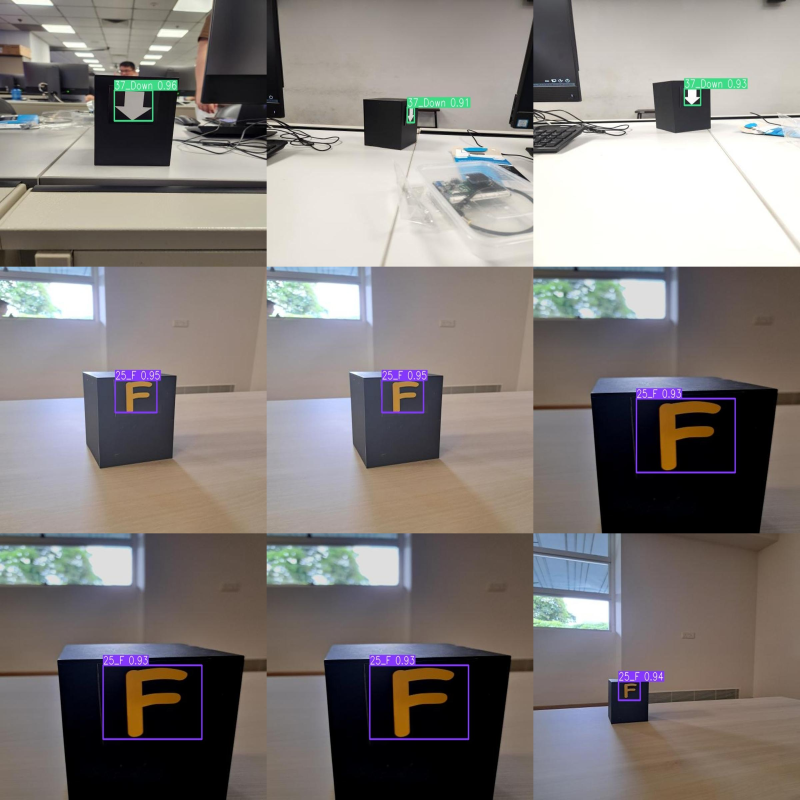
#> input picture image_recognition/images_result/stiched_image.jpg, 2400 x 2400 px (shown at 1/3 size); its folder holds only this picture in this run
$ python stitch_images.py
#> lines starting #> are read from the running program, lines starting #| are printed output that depends on the picture
from PIL import Image
import os
import math


def stitching_images(image_folder_path, output_img_path):
#> called with image_folder_path = 'images_result', output_img_path = 'images_result\\task1_stitched_image.jpg'
    print("Stitching images...")
    # Initialize the big image
    big_img = Image.new('RGB', (2400, 2400))
#> big_img: PIL image 2400x2400 RGB; every value is 0

    # Get a list of all image files in the input folder
    image_files = [f for f in os.listdir(image_folder_path) if f.endswith(('.jpg', '.png', '.jpeg'))]
    image_num = len(image_files)

    num_cols = 3
    num_rows = 3

    # Calculate the size of each grid cell
    grid_cell_width = 800
    grid_cell_height = 800

    # Iterate through the image files and paste them onto the big image in a grid
    for i in range((num_rows * num_cols)):
        x = (i % num_cols) * grid_cell_width
        y = (i // num_cols) * grid_cell_height

        if i<image_num:
            # Open the image
            img = Image.open(os.path.join(image_folder_path, image_files[i]))
#> img is the input picture: PIL image 2400x2400 RGB; mean R, G, B 130.1, 124.5, 122.1
            # Resize the image to fit the grid cell size
            img = img.resize((grid_cell_width, grid_cell_height))
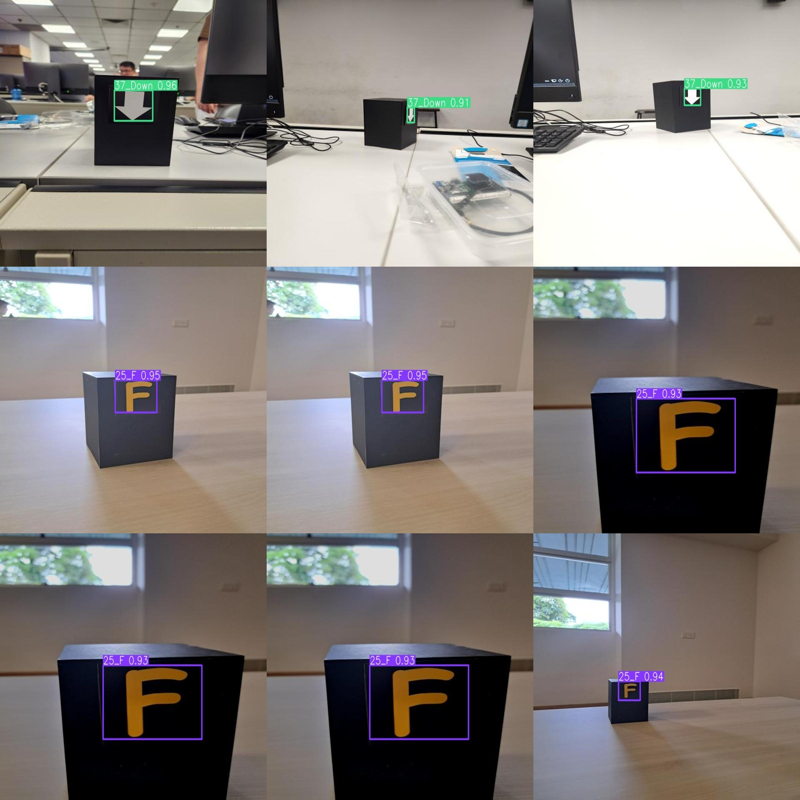
#> img: PIL image 800x800 RGB; mean R, G, B 130.1, 124.5, 122.1
        else:
            gray_color = 128
            img = Image.new('L', (grid_cell_width, grid_cell_height ), gray_color)

        # Paste the image onto the big image
        big_img.paste(img, (x, y))
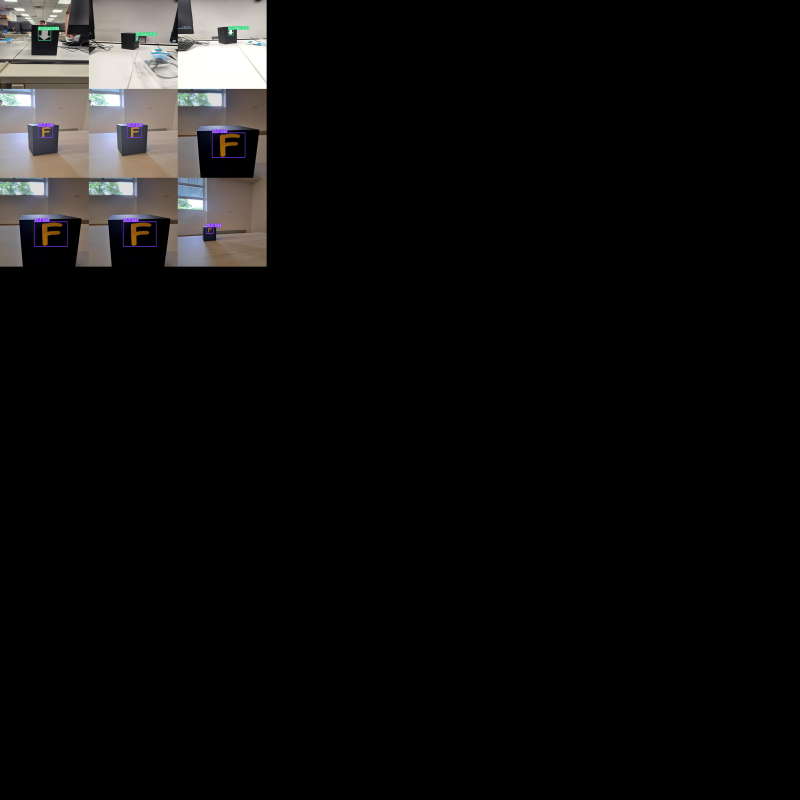
#> big_img: PIL image 2400x2400 RGB (shown at 1/3 size); mean R, G, B 14.5, 13.8, 13.6

    # Save the stitched image
    big_img.save(output_img_path)
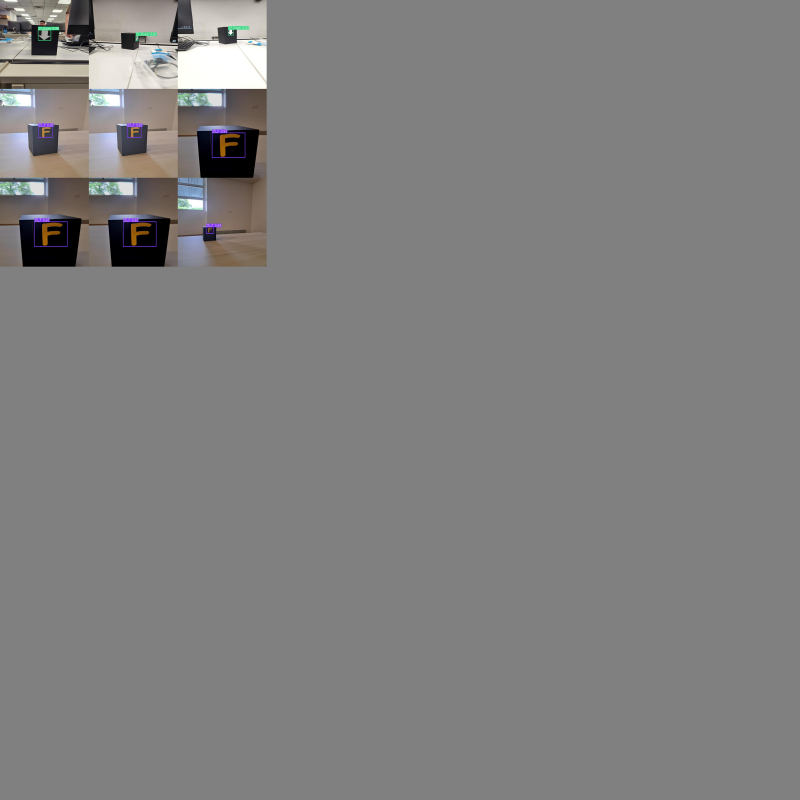
#> saved as task1_stitched_image.jpg: PIL image 2400x2400 RGB (shown at 1/3 size); mean R, G, B 128.2, 127.6, 127.3

    print(f'Stitched image saved to {output_img_path}')

if __name__ == "__main__":
    image_folder_path = r'images_result'
    print(os.listdir(image_folder_path))
    stitching_images(r'images_result', r'images_result\task1_stitched_image.jpg')
